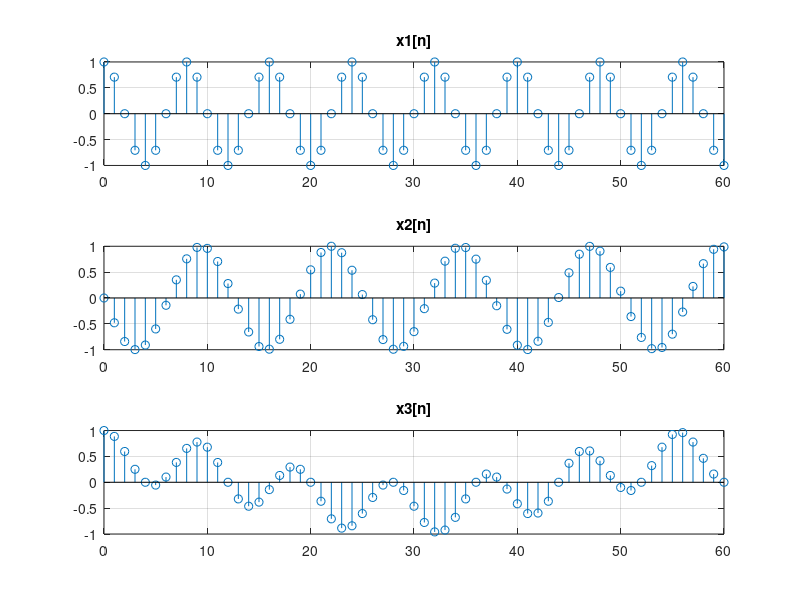

This chart was generated by the following MATLAB code:
% Example 7.4

n = 0:60; % Ορισμός κλίμακας χρόνου

% Δημιουργία σημάτων
x1 = cos(0.25*pi*n);
x2 = sin(pi + 0.5*n);
x3 = exp(j*pi*n/8) .* cos(pi*n/11);

% Σχεδίαση ακολουθιών
subplot(311); stem(n,x1); title('x1[n]'); grid on
subplot(312); stem(n,x2); title('x2[n]'); grid on
subplot(313); stem(n,x3); title('x3[n]'); grid on